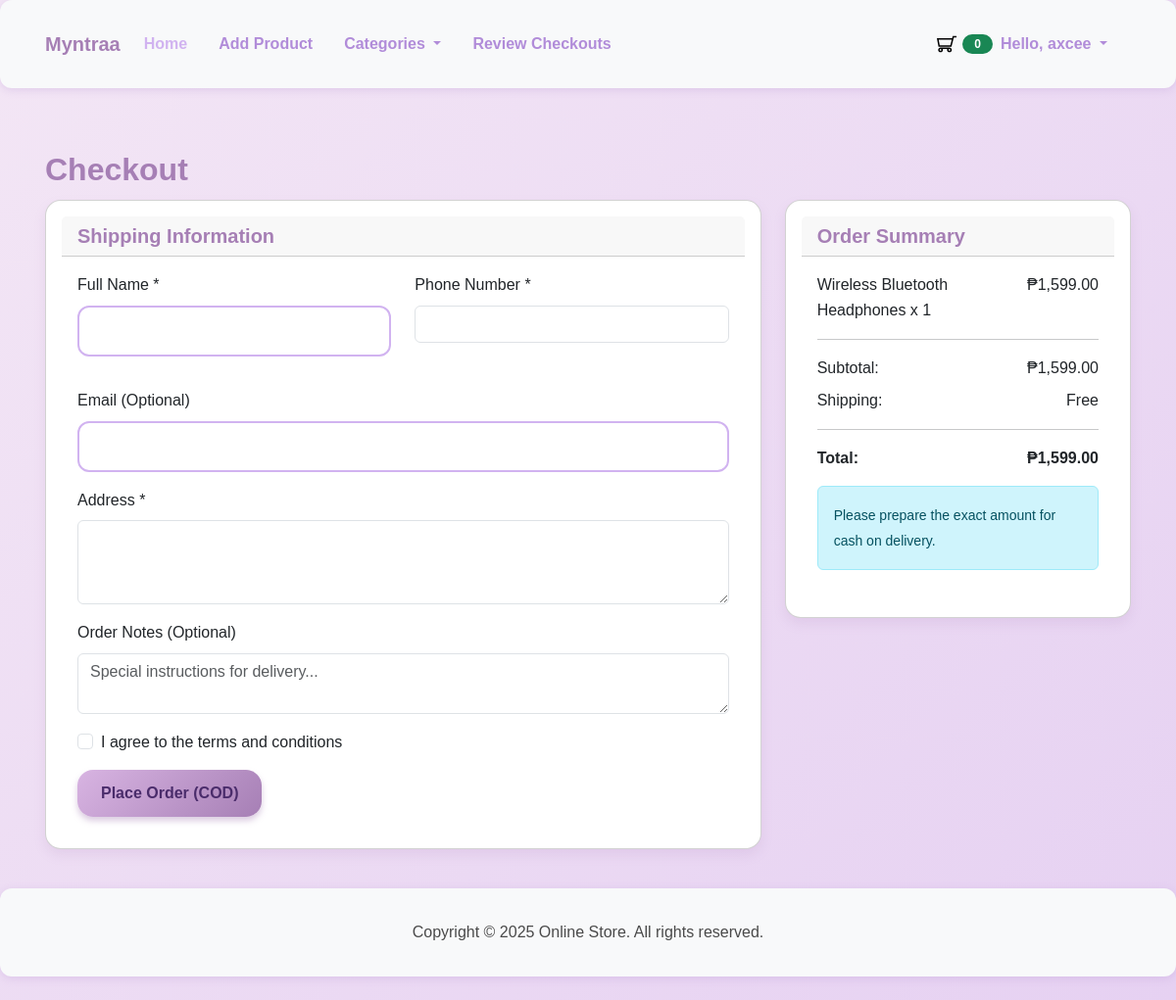
Page /classes/direct-checkout.php?product_id=1&quantity=1 (signed in) on the committed database.
### tables this page shows
CREATE TABLE `products` (
  `id` int(11) NOT NULL,
  `name` varchar(255) NOT NULL,
  `description` text DEFAULT NULL,
  `price` decimal(10,2) NOT NULL,
  `slug` varchar(255) NOT NULL,
  `image_path` varchar(255) DEFAULT NULL,
  `category_id` int(11) NOT NULL,
  `created_at` datetime DEFAULT NULL,
  `updated_at` datetime DEFAULT NULL
);

### classes/direct-checkout.php (the view, shortened to what this page needs)
<?php require_once '../templates/header.php'; ?>
<?php
$dbInstance = new Database();
$db = $dbInstance->getConnection();
$product_id = $_GET['product_id'];
$quantity = (int)$_GET['quantity'];
$stmt = $db->prepare("SELECT * FROM products WHERE id = ?");
$stmt->execute([$product_id]);
$product = $stmt->fetch(PDO::FETCH_ASSOC);
$total = $product['price'] * $quantity;
$user = null;
?>
<div class="container mt-4">
    <h2>Checkout</h2>
    <div class="row">
        <div class="col-md-8">
            <div class="card mb-4">
                <div class="card-header">
                    <h5 class="mb-0">Shipping Information</h5>
                </div>
                <div class="card-body">
                    <form id="checkoutForm" action="process_direct_order.php" method="POST">
                        <div class="row">
                            <div class="col-md-6 mb-3">
                                <label for="fullName" class="form-label">Full Name *</label>
                                <input type="text" class="form-control" id="fullName" name="fullName"
                                       value="<?php echo $user ? htmlspecialchars($user['name']) : ''; ?>" required>
                            </div>
                            <div class="col-md-6 mb-3">
                                <label for="phone" class="form-label">Phone Number *</label>
                                <input type="tel" class="form-control" id="phone" name="phone"
                                       value="<?php echo $user ? htmlspecialchars($user['phone']) : ''; ?>" required>
                            </div>
                        </div>
                        <div class="mb-3">
                            <label for="email" class="form-label">Email (Optional)</label>
                            <input type="email" class="form-control" id="email" name="email"
                                   value="<?php echo $user ? htmlspecialchars($user['email']) : ''; ?>">
                        </div>
                        <div class="mb-3">
                            <label for="address" class="form-label">Address *</label>
                            <textarea class="form-control" id="address" name="address" rows="3" required><?php
                            ?></textarea>
                        </div>
                        <div class="mb-3">
                            <label for="notes" class="form-label">Order Notes (Optional)</label>
                            <textarea class="form-control" id="notes" name="notes" rows="2"
                                      placeholder="Special instructions for delivery..."></textarea>
                        </div>
                        <div class="mb-3">
                            <div class="form-check">
                                <input class="form-check-input" type="checkbox" id="terms" required>
                                <label class="form-check-label" for="terms">
                                    I agree to the terms and conditions
                                </label>
                            </div>
                        </div>
                        <button type="submit" class="btn btn-primary">Place Order (COD)</button>
                    </form>
                </div>
            </div>
        </div>
        <div class="col-md-4">
            <div class="card">
                <div class="card-header">
                    <h5 class="mb-0">Order Summary</h5>
                </div>
                <div class="card-body">
                    <div class="d-flex justify-content-between mb-2">
                        <span>
                            <?php echo htmlspecialchars($product['name']); ?>
                            x <?php echo $quantity; ?>
                        </span>
                        <span>₱<?php echo number_format($product['price'] * $quantity, 2); ?></span>
                    </div>
                    <hr>
                    <div class="d-flex justify-content-between mb-2">
                        <span>Subtotal:</span>
                        <span>₱<?php echo number_format($total, 2); ?></span>
                    </div>
                    <div class="d-flex justify-content-between mb-2">
                        <span>Shipping:</span>
                        <span>Free</span>
                    </div>
                    <hr>
                    <div class="d-flex justify-content-between">
                        <strong>Total:</strong>
                        <strong>₱<?php echo number_format($total, 2); ?></strong>
                    </div>
                    <div class="alert alert-info mt-3">
                        <small>
                            Please prepare the exact amount for cash on delivery.
                        </small>
                    </div>
                </div>
            </div>
        </div>
    </div>
</div>
<?php require_once '../templates/footer.php'; ?>

### assets/css/styles.css (style rules this page uses)
body { background: linear-gradient(135deg, #f3e6f5, #e6d1f2); font-family: 'Poppins', 'Quicksand', 'Nunito', sans-serif; color: #4a4a4a; margin: 0; padding: 0; line-height: 1.6; }
.container { max-width: 1140px; margin: 0 auto; padding: 1rem; }
button, .btn { background: linear-gradient(135deg, #d8b4e2, #a67fb5); border: none; border-radius: 16px; padding: 0.75rem 1.5rem; font-weight: 700; color: #4a2c6b; cursor: pointer; box-shadow: 0 4px 6px rgba(166, 127, 181, 0.4); transition: all 0.3s ease; }
.card { background-color: #fff; border-radius: 16px; box-shadow: 0 6px 12px rgba(166, 127, 181, 0.15); padding: 1rem; margin-bottom: 2rem; transition: transform 0.3s ease, box-shadow 0.3s ease; }
h1, h2, h3, h4, h5, h6 { color: #a67fb5; font-weight: 700; margin-bottom: 0.75rem; }
input[type="text"], input[type="email"], input[type="password"], select, textarea { border: 2px solid #d1b3f0; border-radius: 12px; padding: 0.75rem 1rem; font-size: 1rem; transition: border-color 0.3s ease; width: 100%; box-sizing: border-box; margin-bottom: 1rem; }
body.store-body { display: flex; flex-direction: column; min-height: 100vh; }

### rows in the picture
products: name "Wireless Bluetooth Headphones", $product['price']*$quantity "1,599.00", price "1,599.00"

### other values in the picture
countCart() "0"
$_SESSION['user']['name'] "axcee"
$quantity "1"
